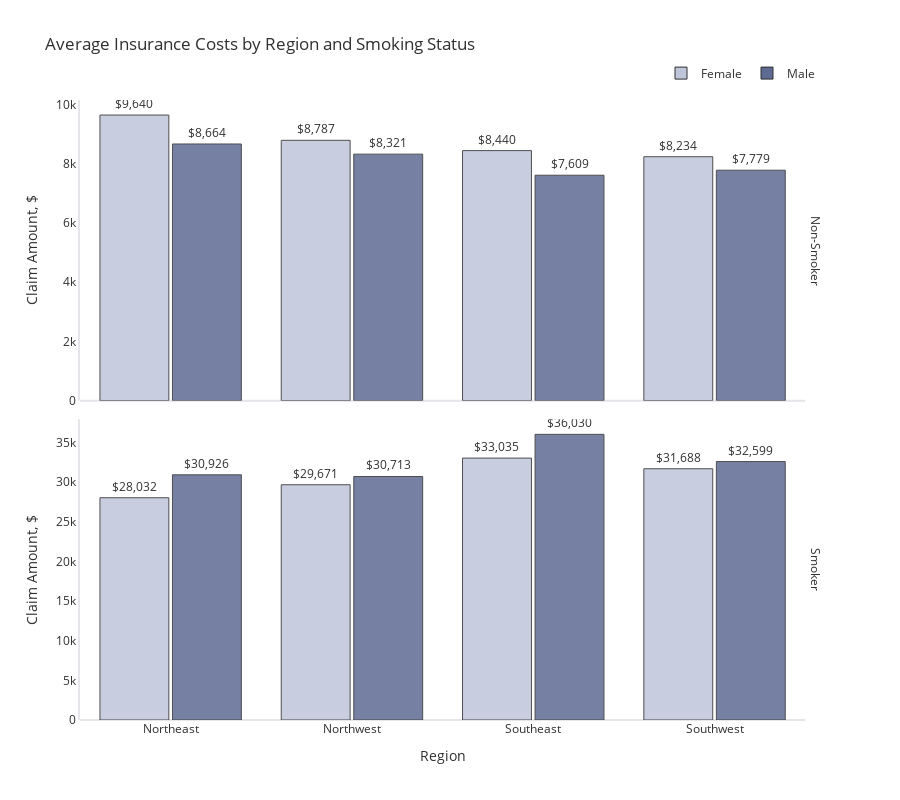

The notebook cell saved with this chart:
### Markdown cell above
In addition to age, claim amounts are positively correlated to body mass index. Among smokers, insurance charges tend to increase with BMI.

### Code cell
plot_df = ins.groupby(['region','sex','smoker'])['charges'].mean()
plot_df = plot_df.rename('charges').reset_index()
fig = px.bar(plot_df, x='region', y='charges', color='sex', height=800,
             title="Average Insurance Costs by Region and Smoking Status",
             color_discrete_map={'Female': '#BFC5DA','Male': '#5D6A92'}, 
             facet_row='smoker', text='charges', opacity=0.85, barmode='group')
fig.update_traces(texttemplate='$%{text:,.0f}', textposition='outside', 
                  marker_line=dict(width=1, color='#303030'))
fig.layout.yaxis2.update(matches=None)
fig.for_each_annotation(lambda a: a.update(text=a.text.split("=")[-1]))
fig.update_xaxes(title="Region", row=1)
fig.update_yaxes(title="Claim Amount, $",  gridcolor='#E3E3E3', zeroline=True, zerolinewidth=2, 
                 showgrid=False, zerolinecolor='#E5E5EA',
                 showline=True, linecolor='#E5E5EA', linewidth=2)
fig.update_layout(font_color="#303030", paper_bgcolor="white", plot_bgcolor="white",
                  bargroupgap=0.05, bargap=0.2,
                  legend=dict(orientation="h", yanchor="bottom", y=1.02, xanchor="right", x=1, title=""))
fig.show()

### Figure 1 — Plotly figure (JSON) as saved in the notebook; plotly's stock layout.template omitted (floating-point values rounded to 4 significant figures)
{"data": [{"alignmentgroup": "True", "hovertemplate": "sex=Female<br>smoker=Non-Smoker<br>region=%{x}<br>charges=%{text}<extra></extra>", "legendgroup": "Female", "marker": {"color": "#BFC5DA", "opacity": 0.85, "pattern": {"shape": ""}, "line": {"color": "#303030", "width": 1}}, "name": "Female", "offsetgroup": "Female", "orientation": "v", "showlegend": true, "text": [9640.0, 8787.0, 8440.0, 8234.0], "textposition": "outside", "x": ["Northeast", "Northwest", "Southeast", "Southwest"], "xaxis": "x2", "y": [9640.0, 8787.0, 8440.0, 8234.0], "yaxis": "y2", "type": "bar", "texttemplate": "$%{text:,.0f}"}, {"alignmentgroup": "True", "hovertemplate": "sex=Female<br>smoker=Smoker<br>region=%{x}<br>charges=%{text}<extra></extra>", "legendgroup": "Female", "marker": {"color": "#BFC5DA", "opacity": 0.85, "pattern": {"shape": ""}, "line": {"color": "#303030", "width": 1}}, "name": "Female", "offsetgroup": "Female", "orientation": "v", "showlegend": false, "text": [28030.0, 29670.0, 33030.0, 31690.0], "textposition": "outside", "x": ["Northeast", "Northwest", "Southeast", "Southwest"], "xaxis": "x", "y": [28030.0, 29670.0, 33030.0, 31690.0], "yaxis": "y", "type": "bar", "texttemplate": "$%{text:,.0f}"}, {"alignmentgroup": "True", "hovertemplate": "sex=Male<br>smoker=Non-Smoker<br>region=%{x}<br>charges=%{text}<extra></extra>", "legendgroup": "Male", "marker": {"color": "#5D6A92", "opacity": 0.85, "pattern": {"shape": ""}, "line": {"color": "#303030", "width": 1}}, "name": "Male", "offsetgroup": "Male", "orientation": "v", "showlegend": true, "text": [8664.0, 8321.0, 7609.0, 7779.0], "textposition": "outside", "x": ["Northeast", "Northwest", "Southeast", "Southwest"], "xaxis": "x2", "y": [8664.0, 8321.0, 7609.0, 7779.0], "yaxis": "y2", "type": "bar", "texttemplate": "$%{text:,.0f}"}, {"alignmentgroup": "True", "hovertemplate": "sex=Male<br>smoker=Smoker<br>region=%{x}<br>charges=%{text}<extra></extra>", "legendgroup": "Male", "marker": {"color": "#5D6A92", "opacity": 0.85, "pattern": {"shape": ""}, "line": {"color": "#303030", "width": 1}}, "name": "Male", "offsetgroup": "Male", "orientation": "v", "showlegend": false, "text": [30930.0, 30710.0, 36030.0, 32600.0], "textposition": "outside", "x": ["Northeast", "Northwest", "Southeast", "Southwest"], "xaxis": "x", "y": [30930.0, 30710.0, 36030.0, 32600.0], "yaxis": "y", "type": "bar", "texttemplate": "$%{text:,.0f}"}], "layout": {"xaxis": {"anchor": "y", "domain": [0, 0.98], "title": {"text": "Region"}}, "yaxis": {"anchor": "x", "domain": [0, 0.485], "title": {"text": "Claim Amount, $"}, "gridcolor": "#E3E3E3", "zeroline": true, "zerolinewidth": 2, "showgrid": false, "zerolinecolor": "#E5E5EA", "showline": true, "linecolor": "#E5E5EA", "linewidth": 2}, "xaxis2": {"anchor": "y2", "domain": [0, 0.98], "matches": "x", "showticklabels": false}, "yaxis2": {"anchor": "x2", "domain": [0.515, 1], "title": {"text": "Claim Amount, $"}, "gridcolor": "#E3E3E3", "zeroline": true, "zerolinewidth": 2, "showgrid": false, "zerolinecolor": "#E5E5EA", "showline": true, "linecolor": "#E5E5EA", "linewidth": 2}, "annotations": [{"font": {}, "showarrow": false, "text": "Smoker", "textangle": 90, "x": 0.98, "xanchor": "left", "xref": "paper", "y": 0.2425, "yanchor": "middle", "yref": "paper"}, {"font": {}, "showarrow": false, "text": "Non-Smoker", "textangle": 90, "x": 0.98, "xanchor": "left", "xref": "paper", "y": 0.7575, "yanchor": "middle", "yref": "paper"}], "legend": {"title": {"text": ""}, "tracegroupgap": 0, "orientation": "h", "yanchor": "bottom", "y": 1.02, "xanchor": "right", "x": 1}, "title": {"text": "Average Insurance Costs by Region and Smoking Status"}, "barmode": "group", "height": 800, "font": {"color": "#303030"}, "paper_bgcolor": "white", "plot_bgcolor": "white", "bargroupgap": 0.05, "bargap": 0.2}}
